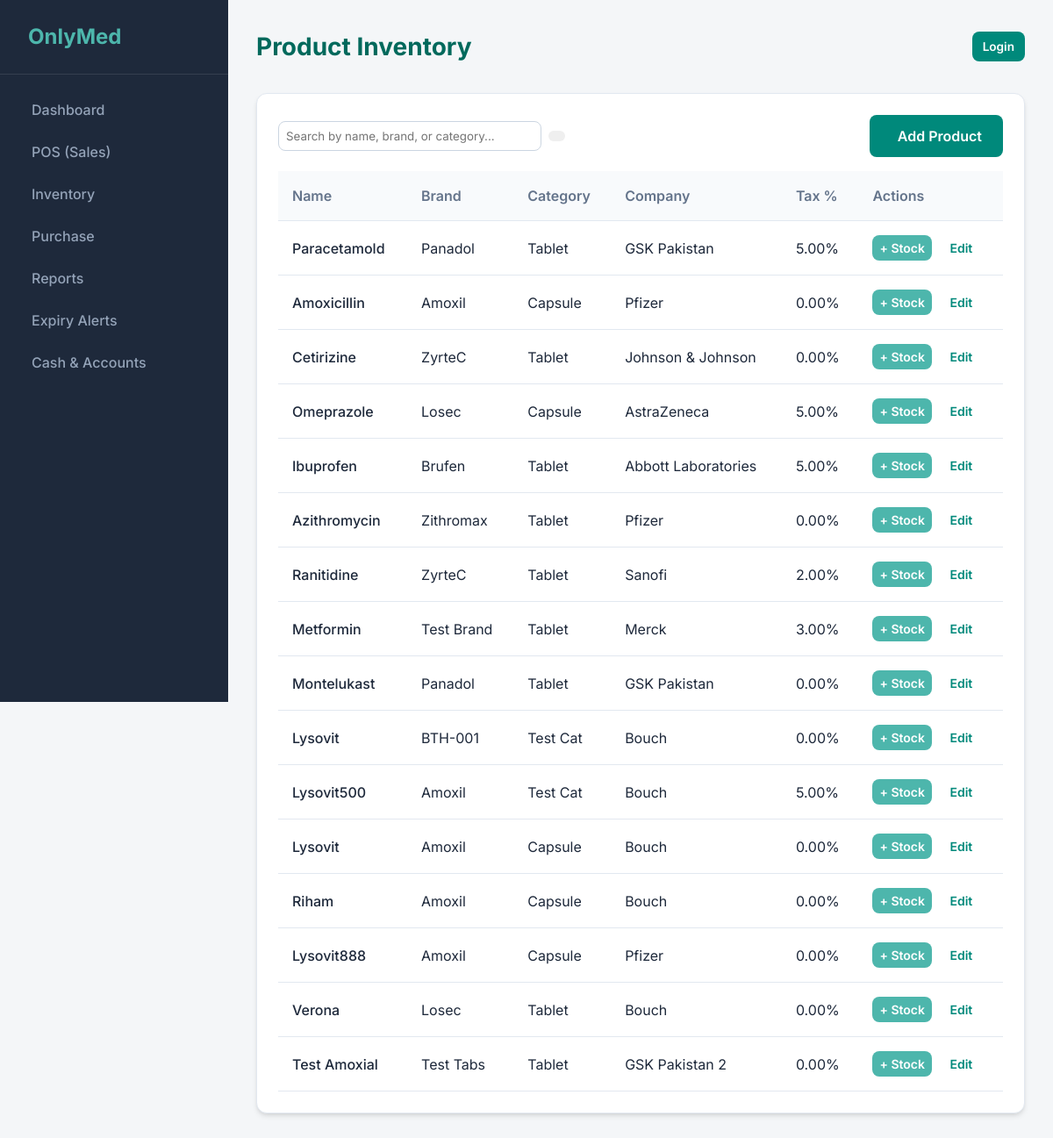
Screenshot of /inventory/products/ with the database file from the repository.
### inventory/models.py (models this page shows, shortened)
class Product(models.Model):
    brand = models.ForeignKey(Brand, on_delete=models.CASCADE, related_name='products')
    name = models.CharField(max_length=200, help_text="Generic Name")
    category = models.ForeignKey(Category, on_delete=models.CASCADE, related_name='products')
    company = models.CharField(max_length=100, blank=True, help_text="Company Name")
    description = models.TextField(blank=True)
    tax_percentage = models.DecimalField(max_digits=5, decimal_places=2, default=0.0, help_text="Tax percentage (0 to 100)")
    created_at = models.DateTimeField(auto_now_add=True)
    updated_at = models.DateTimeField(auto_now=True)

class Brand(models.Model):
    name = models.CharField(max_length=100)

class Category(models.Model):
    name = models.CharField(max_length=100)
    class Meta:
        verbose_name_plural = "Categories"

### inventory/views.py (the view)
# urls.py: path('products/', views.product_list, name='product_list'),
def product_list(request):
    query = (request.GET.get('q') or '').strip()
    products = Product.objects.all().select_related('brand', 'category')
    if query:
        products = products.filter(
            Q(name__icontains=query) |
            Q(brand__name__icontains=query) |
            Q(category__name__icontains=query)
        )
    return render(request, 'inventory/product_list.html', {'products': products, 'query': query})

### templates/inventory/product_list.html (shortened to what this page needs)
{% extends 'base.html' %}
{% block page_title %}Product Inventory{% endblock %}
{% block content %}
<div class="card">
    <div class="header" style="margin-bottom: 1rem; border-bottom: none; gap: 1rem;">
        <form id="product-search-form" method="get" action="{% url 'product_list' %}"
            style="display: flex; gap: 0.5rem; align-items: center;">
            <input type="text" id="product-search-input" name="q" value="{{ query }}"
                placeholder="Search by name, brand, or category..."
                style="padding: 0.5rem; width: 300px;">
            <button type="submit" class="btn" style="padding: 0.4rem 0.6rem;">
            </button>
        </form>
        <a href="{% url 'product_create' %}" class="btn btn-primary">
             Add Product
        </a>
    </div>
    <div class="table-container">
        <table>
            <thead>
                <tr>
                    <th>Name</th>
                    <th>Brand</th>
                    <th>Category</th>
                    <th>Company</th>
                    <th>Tax %</th>
                    <th>Actions</th>
                </tr>
            </thead>
            <tbody>
                {% for product in products %}
                <tr>
                    <td style="font-weight: 500;">{{ product.name }}</td>
                    <td>{{ product.brand.name }}</td>
                    <td>{{ product.category.name }}</td>
                    <td>{{ product.company }}</td>
                    <td>{{ product.tax_percentage }}%</td>
                    <td>
                        <a href="{% url 'add_stock' product.pk %}" class="btn"
                            style="padding: 0.25rem 0.5rem; font-size: 0.875rem; background: var(--secondary); margin-right: 0.5rem; color: white;">+
                            Stock</a>
                        <a href="{% url 'product_edit' product.pk %}" class="btn"
                            style="padding: 0.25rem 0.5rem; font-size: 0.875rem; color: var(--primary);">Edit</a>
                    </td>
                </tr>
                {% empty %}
                <tr>
                    <td colspan="6" class="text-center" style="padding: 2rem; color: var(--text-muted);">
                        No products found. Click "Add Product" to create one.
                    </td>
                </tr>
                {% endfor %}
            </tbody>
        </table>
    </div>
</div>
{% endblock %}

### static/css/style.css (style rules this page uses)
:root { --primary: #00897b; --primary-dark: #00695c; --secondary: #4db6ac; --accent: #ffb74d; --bg-body: #f4f6f8; --bg-card: #ffffff; --bg-sidebar: #1e293b; --text-main: #1e293b; --text-muted: #64748b; --text-light: #f1f5f9; --radius: 12px; --shadow: 0 4px 6px -1px rgb(0 0 0 / 0.1), 0 2px 4px -2px rgb(0 0 0 / 0.1); --shadow-lg: 0 10px 15px -3px rgb(0 0 0 / 0.1), 0 4px 6px -4px rgb(0 0 0 / 0.1); }
* { box-sizing: border-box; margin: 0; padding: 0; }
body { font-family: 'Inter', system-ui, -apple-system, sans-serif; background-color: var(--bg-body); color: var(--text-main); line-height: 1.5; display: flex; min-height: 100vh; }
.header { display: flex; justify-content: space-between; align-items: center; margin-bottom: 2rem; }
.card { background: var(--bg-card); border-radius: var(--radius); padding: 1.5rem; box-shadow: var(--shadow); margin-bottom: 1.5rem; border: 1px solid #e2e8f0; }
.btn { display: inline-flex; align-items: center; justify-content: center; padding: 0.75rem 1.5rem; border-radius: 8px; font-weight: 600; cursor: pointer; border: none; transition: transform 0.1s; text-decoration: none; gap: 0.5rem; }
.btn-primary { background: var(--primary); color: white; }
.table-container { overflow-x: auto; }
table { width: 100%; border-collapse: collapse; }
th, td { text-align: left; padding: 1rem; border-bottom: 1px solid #e2e8f0; }
th { background: #f8fafc; font-weight: 600; color: var(--text-muted); }
input, select, textarea { width: 100%; padding: 0.75rem; border: 1px solid #cbd5e1; border-radius: 8px; font-family: inherit; transition: border-color 0.2s; }

### rows the page displays
Product: name "Paracetamold", brand.name "Panadol", category.name "Tablet", company "GSK Pakistan", tax_percentage "5.00"
Product: name "Amoxicillin", brand.name "Amoxil", category.name "Capsule", company "Pfizer", tax_percentage "0.00"
Product: name "Cetirizine", brand.name "ZyrteC", category.name "Tablet", company "Johnson & Johnson", tax_percentage "0.00"
Product: name "Omeprazole", brand.name "Losec", category.name "Capsule", company "AstraZeneca", tax_percentage "5.00"
Product: name "Ibuprofen", brand.name "Brufen", category.name "Tablet", company "Abbott Laboratories", tax_percentage "5.00"
Product: name "Azithromycin", brand.name "Zithromax", category.name "Tablet", company "Pfizer", tax_percentage "0.00"
Product: name "Ranitidine", brand.name "ZyrteC", category.name "Tablet", company "Sanofi", tax_percentage "2.00"
Product: name "Metformin", brand.name "Test Brand", category.name "Tablet", company "Merck", tax_percentage "3.00"
Product: name "Montelukast", brand.name "Panadol", category.name "Tablet", company "GSK Pakistan", tax_percentage "0.00"
Product: name "Lysovit", brand.name "BTH-001", category.name "Test Cat", company "Bouch", tax_percentage "0.00"
Product: name "Lysovit500", brand.name "Amoxil", category.name "Test Cat", company "Bouch", tax_percentage "5.00"
Product: name "Lysovit", brand.name "Amoxil", category.name "Capsule", company "Bouch", tax_percentage "0.00"
Product: name "Riham", brand.name "Amoxil", category.name "Capsule", company "Bouch", tax_percentage "0.00"
Product: name "Lysovit888", brand.name "Amoxil", category.name "Capsule", company "Pfizer", tax_percentage "0.00"
Product: name "Verona", brand.name "Losec", category.name "Tablet", company "Bouch", tax_percentage "0.00"
Product: name "Test Amoxial", brand.name "Test Tabs", category.name "Tablet", company "GSK Pakistan 2", tax_percentage "0.00"
